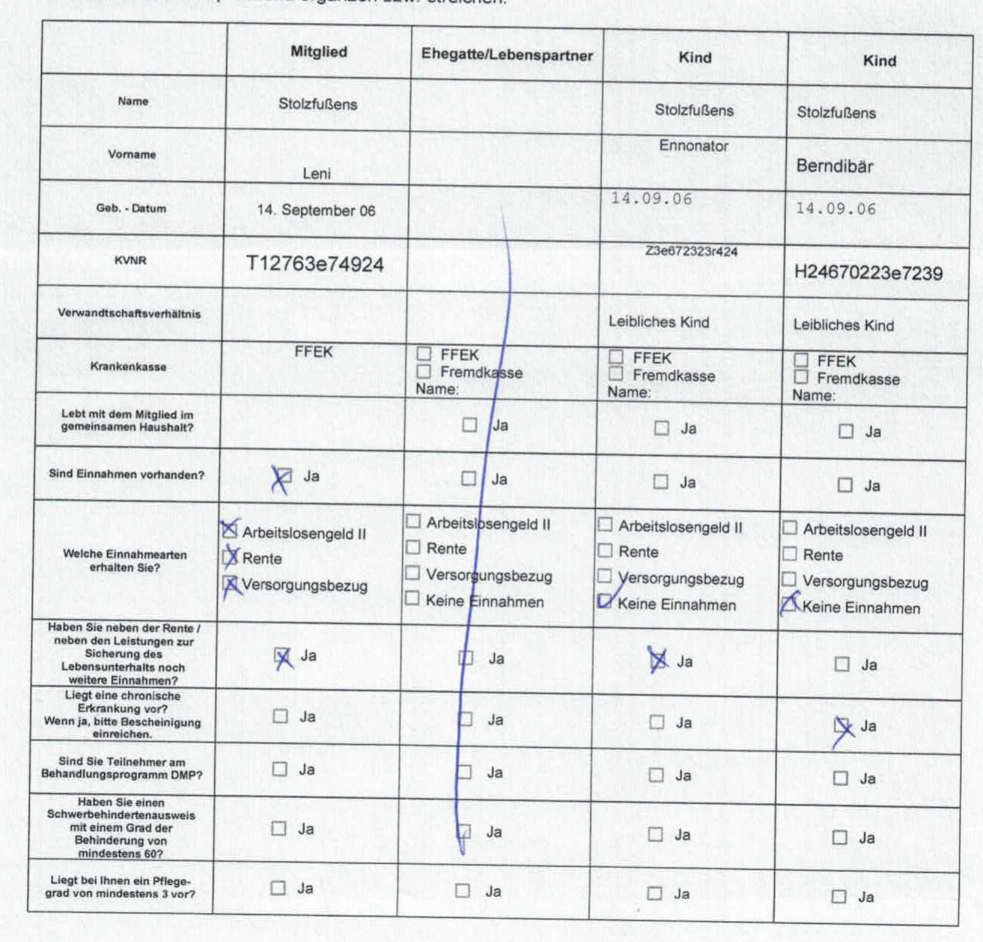
#> input picture tables/36.png, 1965 x 1883 px (shown at 1/2 size); the run also reads 1 picture not shown here
$ jupyter execute notebook.ipynb   (older library calls are emulated)
#> lines starting #> are read from the running program, lines starting #| are printed output that depends on the picture; after the words box and inside, x2 and y2 are one past the last pixel; in counts of white or black regions, pixels touching at a corner belong together
#> further down, image is the input picture: shape (1883, 1965, 3); mean B, G, R 231.8, 231.8, 229.3
[cell 1]
import cv2
import numpy as np
import pandas as pd
import matplotlib.pyplot as plt
import csv
import os
import glob
from pprint import pprint

[cell 2]
#export
import cv2
import numpy as np
import pandas as pd
import matplotlib.pyplot as plt
import csv
import os
import glob
from pprint import pprint


RHO = 1  # distance resolution in pixels of the Hough grid
THETA = np.pi / 180  # angular resolution in radians of the Hough grid
THRESHOLD = 15  # minimum number of votes (intersections in Hough grid cell)
HORIZONTAL_MIN_LINE_LENGTH = 50  # (recommend at 50)
VERTICAL_MIN_LINE_LENGTH = 600  # (recommend at 700)
MAX_LINE_GAP = 50  # maximum gap in pixels between connectable line segments (original = 20)

PERCENT_BOX_MAX_WIDTH = 0.4
PERCENT_BOX_MIN_WIDTH = 0.1
PERCENT_BOX_MAX_HEIGHT = 0.5
PERCENT_BOX_MIN_HEIGHT = 0.03


def detect_box(image):
    mask = np.zeros(image.shape, dtype=np.uint8)
    mask_2 = mask.copy()
    gray_scale=cv2.cvtColor(image,cv2.COLOR_BGR2GRAY)
    thresh = cv2.threshold(gray_scale, 128, 255, cv2.THRESH_BINARY_INV + cv2.THRESH_OTSU)[1]
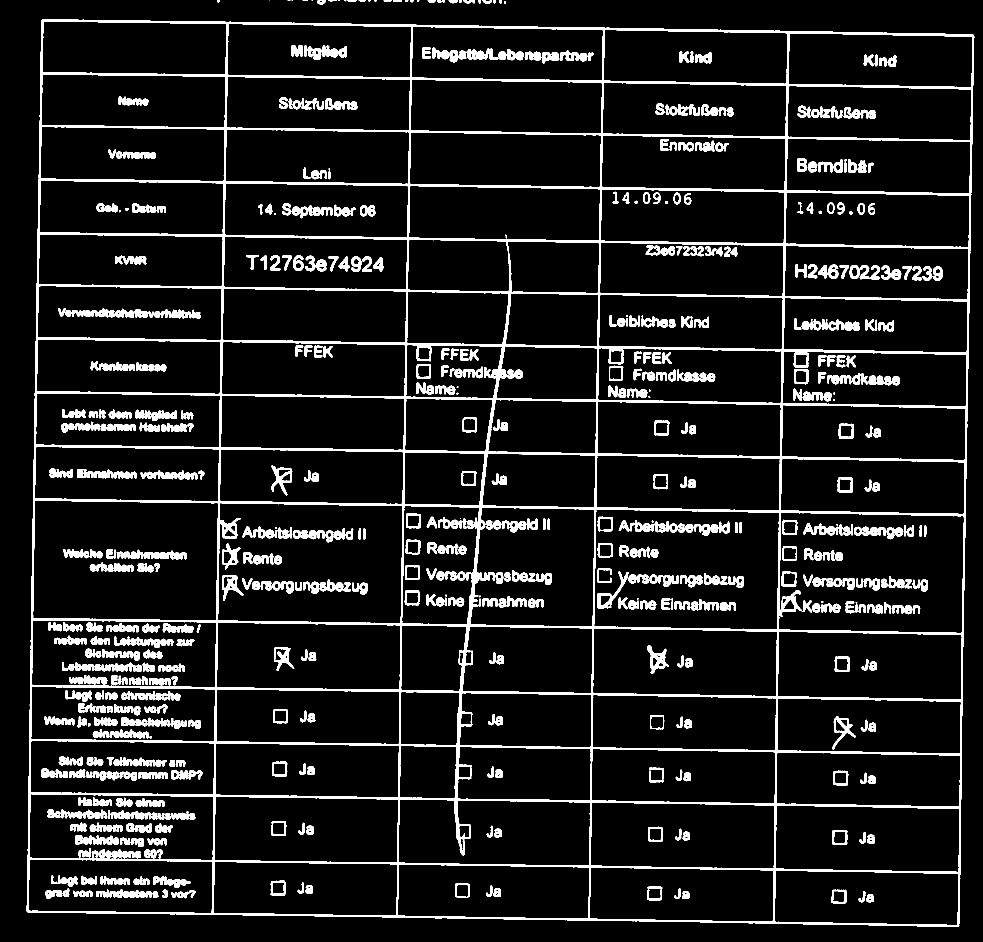
#> thresh: shape (1883, 1965) (shown at 1/2 size); 9.7% white; 624 white regions (32 under 20 px)

    # Detect the grid
    cnts = cv2.findContours(thresh, cv2.RETR_EXTERNAL, cv2.CHAIN_APPROX_SIMPLE)
#> cnts = 31 contours, 16 with area under 20; largest, box (x1, y1, x2, y2) and area: (53, 39, 1949, 1854) 3328079, (634, 0, 652, 9) 111, (926, 0, 950, 7) 92, (965, 0, 983, 8) 76, (897, 0, 915, 7) 69
    cnts = cnts[0] if len(cnts) == 2 else cnts[1]
    for c in cnts:
        area = cv2.contourArea(c)
        if area > 100000:
            cv2.drawContours(mask, [c], -1, (255,255,255), -1)
            cv2.drawContours(mask_2, [c], -1, (255,255,255), 10)
#> this loop made 31 passes
#> area on passes 1, 3, 4, 5, 6, 7, 9, 11: 3328079, 23, 23, 75.5, 22, 92.5, 69, 28.5
#> mask: shape (1883, 1965, 3); 90% white; 1 black region, box (x1, y1, x2, y2) and area: (0, 0, 1965, 1883) 368369
#> mask_2: shape (1883, 1965, 3); 2.2% white; 1 white region, box (x1, y1, x2, y2) and area: (48, 34, 1954, 1859) 80222

    mask = cv2.cvtColor(mask, cv2.COLOR_BGR2GRAY)
    mask_2 = cv2.cvtColor(mask_2, cv2.COLOR_BGR2GRAY)
    filled_mask = mask_2.copy()
    mask = cv2.bitwise_and(mask, thresh)
#> mask: shape (1883, 1965); 9.7% white; 594 white regions (21 under 20 px), largest, box (x1, y1, x2, y2) and area: (53, 39, 1949, 1854) 180743, (137, 1324, 284, 1343) 1622, (585, 1060, 684, 1085) 1275

    # Find horizontal line
    kernal_h = cv2.getStructuringElement(cv2.MORPH_RECT, (55,1))
    detect_horizontal = cv2.morphologyEx(mask, cv2.MORPH_OPEN, kernal_h, iterations=1)
#> detect_horizontal: shape (1883, 1965); 3.4% white; 22 white regions, largest, box (x1, y1, x2, y2) and area: (83, 39, 1948, 73) 8506, (77, 358, 1943, 391) 8421, (75, 465, 1941, 498) 8385
    detect_horizontal = cv2.dilate(detect_horizontal, kernal_h, iterations = 5)
#> detect_horizontal: shape (1883, 1965); 6.9% white; 21 white regions, largest, box (x1, y1, x2, y2) and area: (0, 997, 1965, 1032) 16919, (0, 39, 1965, 73) 16826, (0, 675, 1965, 709) 16721
    lines = cv2.HoughLinesP(detect_horizontal, RHO, THETA, THRESHOLD, np.array([]),
                        HORIZONTAL_MIN_LINE_LENGTH, MAX_LINE_GAP)
#> lines = 254 rows, first 6: [0, 358, 1848, 390], [132, 1585, 1964, 1616], [312, 1586, 1964, 1614], [16, 358, 1904, 390], [67, 569, 1956, 601], [0, 251, 1826, 282]

    for line in lines:
        for x1,y1,x2,y2 in line:
              cv2.line(filled_mask,(x1,y1),(x2,y2),(128,128,128),3)
#> this loop made 254 passes
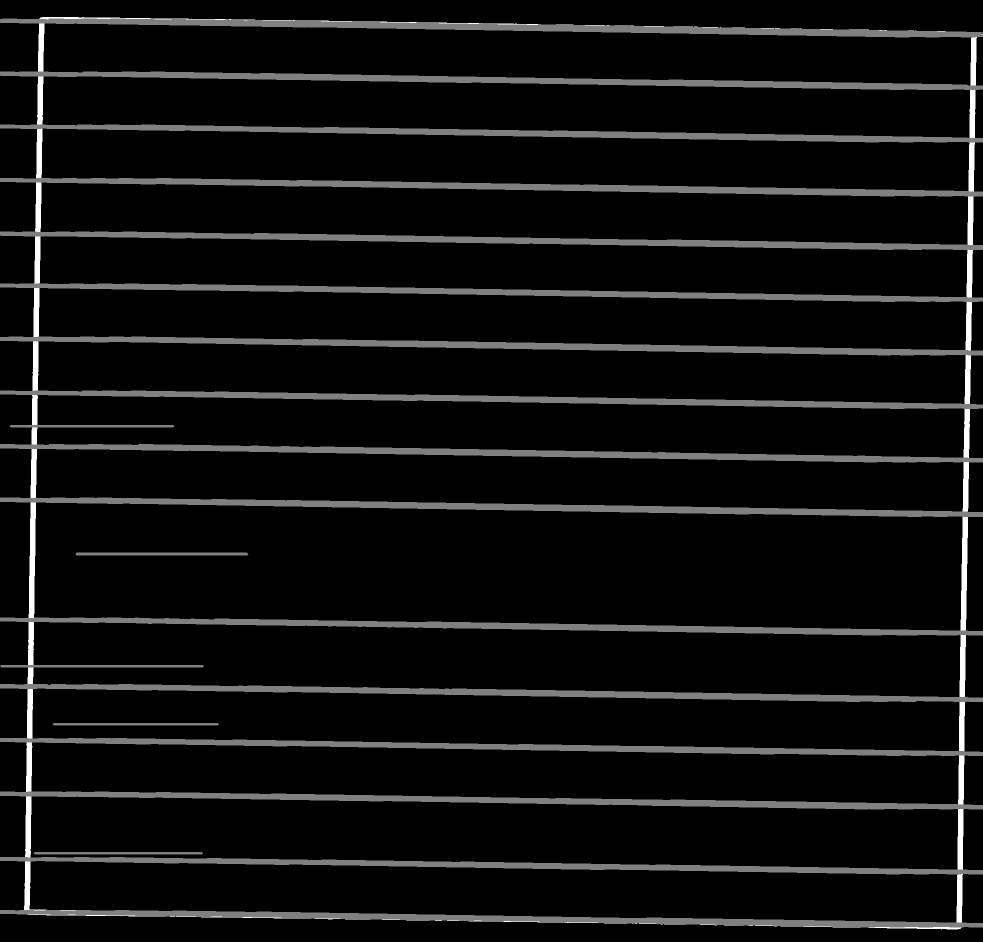
#> filled_mask: shape (1883, 1965) (shown at 1/2 size); min 0, max 255, mean 15.9
#     ###
#     print(f'Horizontal masked')
#     plt.imshow(filled_mask)
#     plt.show()
#     ###
    # Find vertical lines
    kernal_v = cv2.getStructuringElement(cv2.MORPH_RECT, (1,55))
#> kernal_v = 55 values from 1 to 1
    detect_vertical = cv2.morphologyEx(mask, cv2.MORPH_OPEN, kernal_v, iterations=2)
#> detect_vertical: shape (1883, 1965); 1.1% white; 8 white regions, largest, box (x1, y1, x2, y2) and area: (1547, 62, 1577, 1848) 7038, (425, 44, 455, 1830) 6954, (55, 39, 85, 1825) 6878
    detect_vertical = cv2.dilate(detect_vertical, kernal_v, iterations = 10)
#> detect_vertical: shape (1883, 1965); 3.5% white; 8 white regions, largest, box (x1, y1, x2, y2) and area: (1547, 0, 1577, 1883) 21370, (425, 0, 455, 1883) 21331, (55, 0, 85, 1883) 21263
    lines = cv2.HoughLinesP(detect_vertical, RHO, THETA, THRESHOLD, np.array([]),
                        VERTICAL_MIN_LINE_LENGTH, MAX_LINE_GAP)
#> lines = 86 rows, first 6: [1547, 1882, 1576, 166], [1917, 1783, 1945, 123], [1547, 1677, 1576, 0], [1547, 1582, 1574, 0], [57, 1882, 84, 306], [58, 1882, 84, 376]

    for line in lines:
        for x1,y1,x2,y2 in line:
            cv2.line(filled_mask,(x1,y1),(x2,y2),(128,128,128),3)
#> this loop made 86 passes
#> filled_mask: shape (1883, 1965); 4.27% of pixels changed, all inside (x1, y1, x2, y2) = (53, 0, 1948, 1883)
#     ###
#     print(f'Vertical masked')
#     plt.imshow(filled_mask)
#     plt.show()
#     ###
    img_bin_final = cv2.bitwise_and(mask, filled_mask)
    img_bin_final = cv2.threshold(img_bin_final, 128, 255, cv2.THRESH_BINARY_INV + cv2.THRESH_OTSU)[1]
#> img_bin_final: shape (1883, 1965); 95.2% white; 121 black regions (53 under 20 px), largest, box (x1, y1, x2, y2) and area: (53, 39, 1949, 1854) 170287, (288, 1105, 374, 1111) 464, (122, 850, 213, 855) 405
    final_kernel = np.ones((3,3), np.uint8)
    img_bin_final = cv2.dilate(~img_bin_final, final_kernel, iterations=5)
#> img_bin_final: shape (1883, 1965); 16.3% white; 13 white regions, largest, box (x1, y1, x2, y2) and area: (48, 34, 1954, 1859) 583874, (100, 1441, 406, 1456) 4548, (119, 1325, 375, 1340) 3830

    ret, labels, stats,centroids = cv2.connectedComponentsWithStats(~img_bin_final, connectivity=8, ltype=cv2.CV_32S)
#> labels: shape (1883, 1965) int32; 80 distinct labels, from 0 to 79
#> ret = 80; stats = 80 rows, first 6: [48, 34, 1906, 1825, 603303], [0, 0, 1965, 1883, 330945], [90, 48, 358, 96, 32348], [460, 53, 357, 97, 32292], [829, 59, 372, 97, 33728], [1213, 65, 357, 97, 32228]; centroids = 80 pairs, first value 240.8 to 1760.2, second value 95.64 to 1795.1
    for x,y,w,h,area in stats:
            image_temp = image.copy()
            cv2.rectangle(image_temp,(x,y),(x+w,y+h),(255,0,0), 5)
#> this loop made 80 passes

    # Sorted row
    stats = stats[2:]
#> stats = 78 rows, first 6: [90, 48, 358, 96, 32348], [460, 53, 357, 97, 32292], [829, 59, 372, 97, 33728], [1213, 65, 357, 97, 32228], [1582, 72, 357, 97, 32168], [89, 154, 357, 96, 32295]
    stats = sorted(stats.tolist(), key=lambda b:b[1], reverse=False)
#> stats = 78 items, first 6: [90, 48, 358, 96, 32348], [460, 53, 357, 97, 32292], [829, 59, 372, 97, 33728], [1213, 65, 357, 97, 32228], [1582, 72, 357, 97, 32168], [89, 154, 357, 96, 32295]

    # Sort column
    # Creating a list of heights for all detected boxes
    heights = [stats[i][3] for i in range(len(stats))]
#> heights = 78 values, max 231 at index 48, min 93 at index 22, mean 109.3

    # Get mean
    mean = np.mean(heights)
#> mean = 109.3

    #Creating two lists to define row and column in which cell is located
    row=[]
    column=[]
    #Sorting the boxes to their respective row and column
    box = stats
#> box has the same summary as stats
    for i in range(len(box)):
        if(i==0):
            column.append(box[i])
            previous=box[i]
        else:
            if(box[i][1]<=previous[1]+mean/2):
                column.append(box[i])
                previous=box[i]
                if(i==len(box)-1):
                    column.sort(key= lambda row: (row[0]))
                    row.append(column)
            else:
                column.sort(key= lambda row: (row[0]))
                row.append(column)
                column=[]
                previous = box[i]
                column.append(box[i])
#> this loop made 78 passes
#> after the loop, row = 15 items

    return row, labels


# [24 lines left out: function every_box, not called in this run]


def one_pic(image):
    stats, labels = detect_box(image)
#> stats = 15 items
    count_image = 0
    for stat in stats:
        for x, y, w, h, area in stat:
            if image.shape[0]*PERCENT_BOX_MAX_WIDTH > w > image.shape[0]*PERCENT_BOX_MIN_WIDTH \
            and image.shape[1]*PERCENT_BOX_MAX_HEIGHT > h > image.shape[1]*PERCENT_BOX_MIN_HEIGHT:
                cv2.rectangle(image,(x,y),(x+w,y+h),(255,0,0), 5)
                count_image += 1
#> this loop made 15 passes
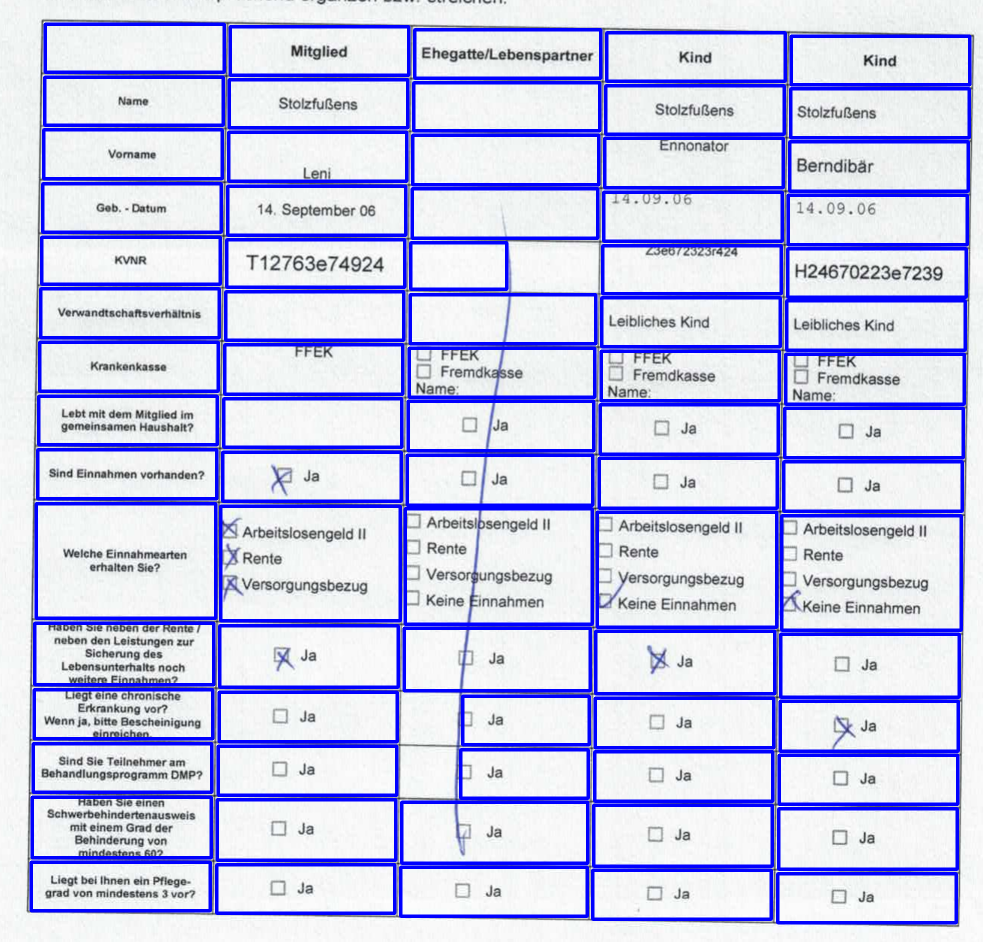
#> image: shape (1883, 1965, 3) (shown at 1/2 size); 13.14% of pixels changed, all inside (x1, y1, x2, y2) = (59, 45, 1943, 1849)
#> after the loop, count_image = 75
    print(f'Number of boxes: {count_image}')
#| Number of boxes: 75
    plt.imshow(image)

image_path = 'tables/36.png'
image = cv2.imread(image_path)
one_pic(image)
# detect_box(image)

[cell 3]
folder_dir = 'tables'
image = cv2.imread(image_path)

def check_every_photo(folder_dir):
#> called with folder_dir = 'tables'
    incorrect = []
    png_file = 0
    for file in os.listdir('tables'):
        if(file.endswith('.png')):
            png_file += 1
            image_path = f'{folder_dir}/{file}'
            image = cv2.imread(image_path)
            stats, labels = detect_box(image)
#> in detect_box (call 2), `cnts = cv2.findContours(thresh, cv2.RETR_EXTERNAL, cv2.CHAIN_APPROX_SI..`: cnts = 1 contour; box (x1, y1, x2, y2) and area: (26, 21, 2126, 2037) 4187520
#> the loop in detect_box (call 2), `for c in cnts:` made 1 pass
#> area on pass 1: 4187520.5
#> in detect_box (call 2), `lines = cv2.HoughLinesP(detect_horizontal, RHO, THETA, THRESHOLD, np.a..`: lines = 177 rows, first 6: [0, 750, 1087, 750], [65, 628, 1364, 628], [0, 990, 1281, 990], [112, 148, 1461, 148], [445, 1910, 1581, 1910], [113, 1110, 1469, 1110]
#> the loop in detect_box (call 2), `for line in lines:` made 177 passes
#> in detect_box (call 2), `lines = cv2.HoughLinesP(detect_vertical, RHO, THETA, THRESHOLD, np.arr..`: lines = 73 rows, first 6: [31, 1294, 31, 129], [452, 1909, 452, 787], [1290, 1261, 1290, 192], [1297, 2038, 1297, 1327], [37, 2038, 37, 1279], [453, 2038, 453, 947]
#> the loop in detect_box (call 2), `for line in lines:` made 73 passes
#> in detect_box (call 2), `ret, labels, stats,centroids = cv2.connectedComponentsWithStats(~img_b..`:
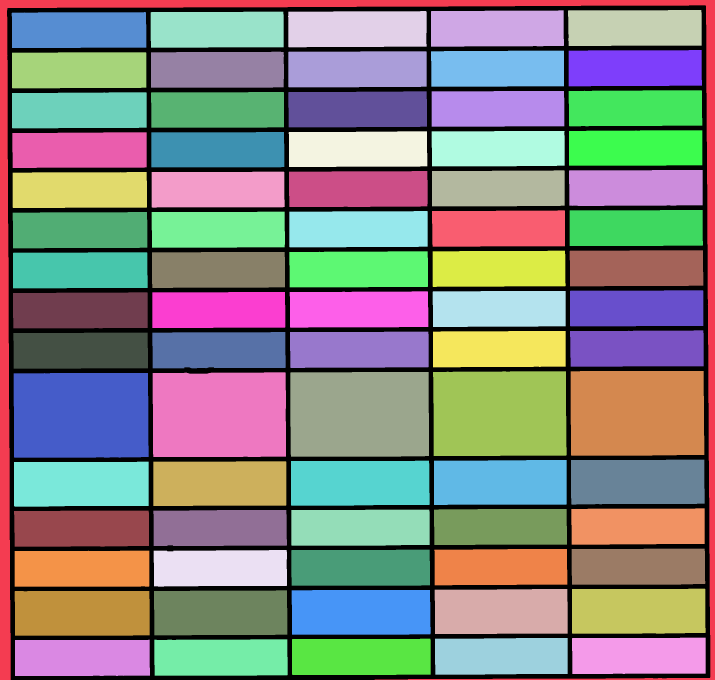
#> labels: shape (2039, 2145) int32 (shown at 1/3 size); 77 distinct labels, from 0 to 76; one colour per label, 0 black
#> in detect_box (call 2), `ret, labels, stats,centroids = cv2.connectedComponentsWithStats(~img_b..`: ret = 77; stats = 77 rows, first 6: [21, 16, 2110, 2023, 605271], [0, 0, 2145, 2039, 141989], [1293, 31, 399, 109, 42488], [1704, 30, 401, 108, 42615], [864, 33, 416, 109, 44182], [452, 35, 399, 108, 42558]; centroids = 77 pairs, first value 236.6 to 1916.2, second value 83.5 to 1973.3
#> the loop in detect_box (call 2), `for x,y,w,h,area in stats:` made 77 passes
#> in detect_box (call 2), `stats = stats[2:]`: stats = 75 rows, first 6: [1293, 31, 399, 109, 42488], [1704, 30, 401, 108, 42615], [864, 33, 416, 109, 44182], [452, 35, 399, 108, 42558], [35, 36, 404, 108, 42825], [1706, 150, 400, 109, 42661]
#> in detect_box (call 2), `stats = sorted(stats.tolist(), key=lambda b:b[1], reverse=False)`: stats = 75 items, first 6: [1704, 30, 401, 108, 42615], [1293, 31, 399, 109, 42488], [864, 33, 416, 109, 44182], [452, 35, 399, 108, 42558], [35, 36, 404, 108, 42825], [1706, 150, 400, 109, 42661]
#> in detect_box (call 2), `heights = [stats[i][3] for i in range(len(stats))]`: heights = 75 values, max 254 at index 45, min 106 at index 15, mean 121.5
#> in detect_box (call 2), `mean = np.mean(heights)`: mean = 121.5
#> in detect_box (call 2), `box = stats`: box has the same summary as stats
#> the loop in detect_box (call 2), `for i in range(len(box)):` made 75 passes
#> stats = 15 items
            count_boxes = 0
            for stat in stats:
                for x, y, w, h,area in stat:
                    if image.shape[0]*PERCENT_BOX_MAX_WIDTH > w > image.shape[0]*PERCENT_BOX_MIN_WIDTH \
                    and image.shape[1]*PERCENT_BOX_MAX_HEIGHT > h > image.shape[1]*PERCENT_BOX_MIN_HEIGHT:
                        cv2.rectangle(image,(x,y),(x+w,y+h),(255,0,0), 5)
                        count_boxes += 1
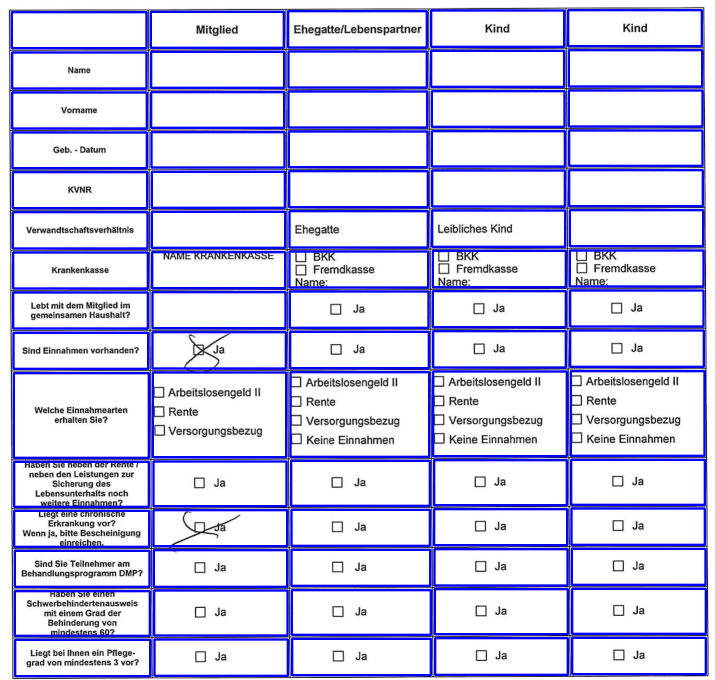
#> image: shape (2039, 2145, 3) (shown at 1/3 size); mean B, G, R 240.1, 208, 208
#> after the loop, count_boxes = 75
            print(f'File name: {file}')
            print(f'Number of boxes: {count_boxes}')
#| Number of boxes: 75
            if count_boxes % 5 == 0:
                print('Correct')
            else:
                print('Incorrect')
                incorrect.append(file)
            print("\n=============\n")
    print(f"Incorrect photos: {incorrect}")
    mistake_percent = len(incorrect)*100/png_file
    print(f"Total Mistakes: {len(incorrect)}/{png_file}")
    print(f"Mistake percentage: {round(mistake_percent,2)}%")

check_every_photo(folder_dir)
